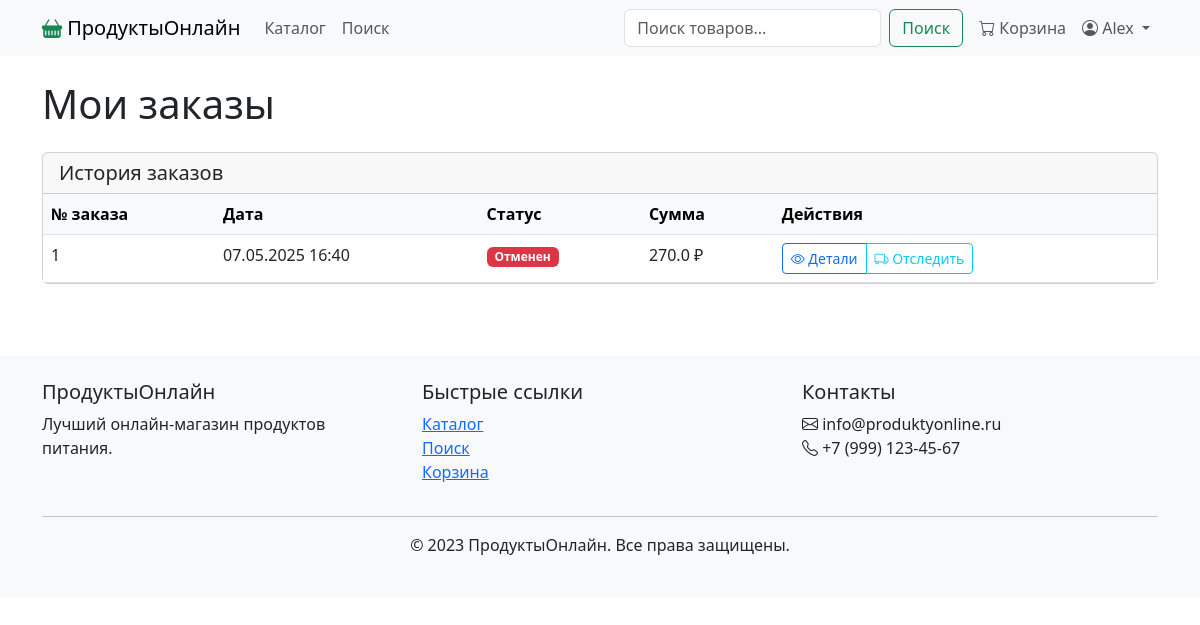
The app's page /order/list (signed in) with its own data.
### app/models/user.py (models this page shows, shortened)
class User(UserMixin, db.Model):
    id = db.Column(db.Integer, primary_key=True)
    username = db.Column(db.String(64), unique=True, index=True)
    email = db.Column(db.String(120), unique=True, index=True)
    password_hash = db.Column(db.String(128))
    first_name = db.Column(db.String(64))
    last_name = db.Column(db.String(64))
    phone = db.Column(db.String(20))
    address = db.Column(db.String(256))
    created_at = db.Column(db.DateTime, default=datetime.utcnow)
    orders = db.relationship('Order', backref='user', lazy='dynamic')

### app/models/order.py (models this page shows, shortened)
class Order(db.Model):
    id = db.Column(db.Integer, primary_key=True)
    user_id = db.Column(db.Integer, db.ForeignKey('user.id'), nullable=False)
    status = db.Column(db.Enum(OrderStatus), default=OrderStatus.CREATED)
    total_amount = db.Column(db.Float, nullable=False)
    delivery_address = db.Column(db.String(256))
    payment_method = db.Column(db.Enum(PaymentMethod))
    delivery_method = db.Column(db.Enum(DeliveryMethod))
    created_at = db.Column(db.DateTime, default=datetime.utcnow)
    updated_at = db.Column(db.DateTime, default=datetime.utcnow, onupdate=datetime.utcnow)
    items = db.relationship('OrderItem', backref='order', lazy='dynamic', cascade='all, delete-orphan')

### app/order/routes.py (the view)
@order_bp.route('/list')
@login_required
def order_list():
    page = request.args.get('page', 1, type=int)
    per_page = 10
    orders = Order.query.filter_by(user_id=current_user.id).order_by(
        Order.created_at.desc()
    ).paginate(page=page, per_page=per_page)
    return render_template('order/list.html', orders=orders)

### app/auth/routes.py (called while the page is built)
@login_manager.user_loader
def load_user(id):
    return User.query.get(int(id))

### app/templates/order/list.html (shortened to what this page needs)
{% extends "base.html" %}
{% block content %}
<h1 class="mb-4">Мои заказы</h1>
{% if orders.items %}
<div class="card mb-4">
    <div class="card-header">
        <h5 class="mb-0">История заказов</h5>
    </div>
    <div class="card-body p-0">
        <div class="table-responsive">
            <table class="table table-hover mb-0">
                <thead class="table-light">
                    <tr>
                        <th>№ заказа</th>
                        <th>Дата</th>
                        <th>Статус</th>
                        <th>Сумма</th>
                        <th>Действия</th>
                    </tr>
                </thead>
                <tbody>
                    {% for order in orders.items %}
                    <tr>
                        <td>{{ order.id }}</td>
                        <td>{{ order.created_at.strftime('%d.%m.%Y %H:%M') }}</td>
                        <td>
                            {% if order.status.value == 'created' %}
                            <span class="badge bg-secondary">Создан</span>
                            {% elif order.status.value == 'processing' %}
                            <span class="badge bg-primary">В обработке</span>
                            {% elif order.status.value == 'shipping' %}
                            <span class="badge bg-info">Доставляется</span>
                            {% elif order.status.value == 'delivered' %}
                            <span class="badge bg-success">Доставлен</span>
                            {% elif order.status.value == 'cancelled' %}
                            <span class="badge bg-danger">Отменен</span>
                            {% endif %}
                        </td>
                        <td>{{ order.total_amount }} ₽</td>
                        <td>
                            <div class="btn-group" role="group">
                                <a href="{{ url_for('order.order_detail', order_id=order.id) }}" class="btn btn-sm btn-outline-primary">
                                    <i class="bi bi-eye"></i> Детали
                                </a>
                                <a href="{{ url_for('order.track_order', order_id=order.id) }}" class="btn btn-sm btn-outline-info">
                                    <i class="bi bi-truck"></i> Отследить
                                </a>
                            </div>
                        </td>
                    </tr>
                    {% endfor %}
                </tbody>
            </table>
        </div>
    </div>
</div>
{% endif %}
{% endblock %}

### app/templates/base.html (shortened to what this page needs)
<!DOCTYPE html>
<html lang="ru">
<head>
    <link href="https://cdn.jsdelivr.net/npm/bootstrap@5.3.0/dist/css/bootstrap.min.css" rel="stylesheet">
    <link rel="stylesheet" href="https://cdn.jsdelivr.net/npm/bootstrap-icons@1.11.0/font/bootstrap-icons.css">
    <link rel="stylesheet" href="{{ url_for('static', filename='css/style.css') }}">
</head>
<body>
    <nav class="navbar navbar-expand-lg navbar-light bg-light">
        <div class="container">
            <a class="navbar-brand" href="{{ url_for('catalog.index') }}">
                <i class="bi bi-basket-fill text-success"></i> ПродуктыОнлайн
            </a>
            <div class="collapse navbar-collapse" id="navbarNav">
                <ul class="navbar-nav me-auto">
                    <li class="nav-item">
                        <a class="nav-link" href="{{ url_for('catalog.index') }}">Каталог</a>
                    </li>
                    <li class="nav-item">
                        <a class="nav-link" href="{{ url_for('catalog.search') }}">Поиск</a>
                    </li>
                </ul>
                <form class="d-flex me-2" action="{{ url_for('catalog.search') }}">
                    <input class="form-control me-2" type="search" name="q" placeholder="Поиск товаров..." aria-label="Search">
                    <button class="btn btn-outline-success" type="submit">Поиск</button>
                </form>
                <ul class="navbar-nav">
                    {% if current_user.is_authenticated %}
                    <li class="nav-item">
                        <a class="nav-link" href="{{ url_for('cart.index') }}">
                            <i class="bi bi-cart"></i> Корзина
                        </a>
                    </li>
                    <li class="nav-item dropdown">
                        <a class="nav-link dropdown-toggle" href="#" id="navbarDropdown" role="button" data-bs-toggle="dropdown" aria-expanded="false">
                            <i class="bi bi-person-circle"></i> {{ current_user.username }}
                        </a>
                    </li>
                    {% endif %}
                </ul>
            </div>
        </div>
    </nav>
    <div class="container mt-4">
        {% block content %}{% endblock %}
    </div>
    <footer class="bg-light mt-5 py-4">
        <div class="container">
            <div class="row">
                <div class="col-md-4">
                    <h5>ПродуктыОнлайн</h5>
                    <p>Лучший онлайн-магазин продуктов питания.</p>
                </div>
                <div class="col-md-4">
                    <h5>Быстрые ссылки</h5>
                    <ul class="list-unstyled">
                        <li><a href="{{ url_for('catalog.index') }}">Каталог</a></li>
                        <li><a href="{{ url_for('catalog.search') }}">Поиск</a></li>
                        <li><a href="{{ url_for('cart.index') }}">Корзина</a></li>
                    </ul>
                </div>
                <div class="col-md-4">
                    <h5>Контакты</h5>
                    <p>
                        <i class="bi bi-envelope"></i> info@produktyonline.ru<br>
                        <i class="bi bi-telephone"></i> +7 (999) 123-45-67
                    </p>
                </div>
            </div>
            <hr>
            <p class="text-center">© 2023 ПродуктыОнлайн. Все права защищены.</p>
        </div>
    </footer>
</body>
</html>

### app/static/css/style.css (style rules this page uses)
body { min-height: 100vh; display: flex; flex-direction: column; }
footer { margin-top: auto; }

### records on screen
User: username "Alex"
Order: id "1", created_at "07.05.2025 16:40", status "Отменен", total_amount "270.0"
